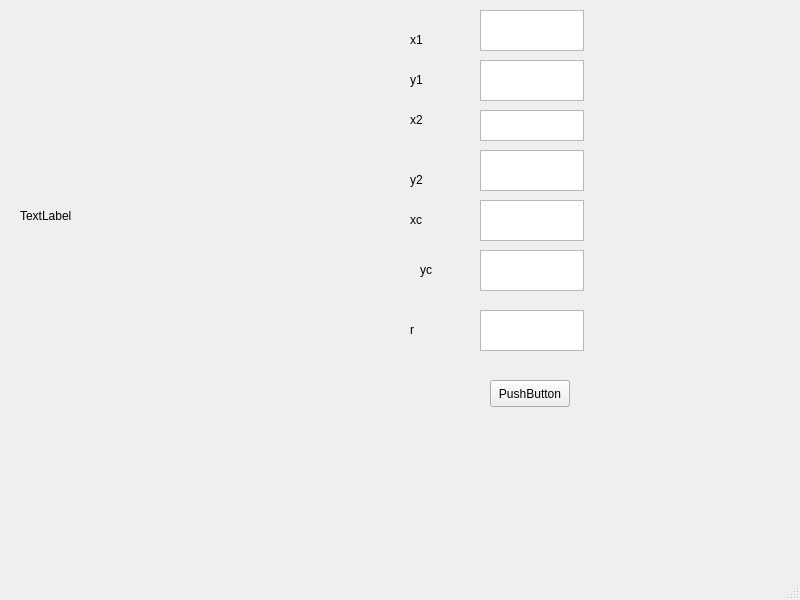
<?xml version="1.0" encoding="UTF-8"?>
<ui version="4.0">
 <class>pixel</class>
 <widget class="QMainWindow" name="pixel">
  <property name="geometry">
   <rect>
    <x>0</x>
    <y>0</y>
    <width>800</width>
    <height>600</height>
   </rect>
  </property>
  <property name="windowTitle">
   <string>pixel</string>
  </property>
  <widget class="QWidget" name="centralwidget">
   <widget class="QLabel" name="label">
    <property name="geometry">
     <rect>
      <x>20</x>
      <y>30</y>
      <width>381</width>
      <height>371</height>
     </rect>
    </property>
    <property name="text">
     <string>TextLabel</string>
    </property>
   </widget>
   <widget class="QLabel" name="label_2">
    <property name="geometry">
     <rect>
      <x>410</x>
      <y>30</y>
      <width>58</width>
      <height>19</height>
     </rect>
    </property>
    <property name="text">
     <string>x1</string>
    </property>
   </widget>
   <widget class="QLabel" name="label_3">
    <property name="geometry">
     <rect>
      <x>410</x>
      <y>70</y>
      <width>58</width>
      <height>19</height>
     </rect>
    </property>
    <property name="text">
     <string>y1</string>
    </property>
   </widget>
   <widget class="QLabel" name="label_4">
    <property name="geometry">
     <rect>
      <x>410</x>
      <y>110</y>
      <width>58</width>
      <height>19</height>
     </rect>
    </property>
    <property name="text">
     <string>x2</string>
    </property>
   </widget>
   <widget class="QLabel" name="label_5">
    <property name="geometry">
     <rect>
      <x>410</x>
      <y>170</y>
      <width>58</width>
      <height>19</height>
     </rect>
    </property>
    <property name="text">
     <string>y2</string>
    </property>
   </widget>
   <widget class="QLabel" name="label_6">
    <property name="geometry">
     <rect>
      <x>410</x>
      <y>210</y>
      <width>58</width>
      <height>19</height>
     </rect>
    </property>
    <property name="text">
     <string>xc</string>
    </property>
   </widget>
   <widget class="QLabel" name="label_7">
    <property name="geometry">
     <rect>
      <x>420</x>
      <y>260</y>
      <width>58</width>
      <height>19</height>
     </rect>
    </property>
    <property name="text">
     <string>yc</string>
    </property>
   </widget>
   <widget class="QLabel" name="label_8">
    <property name="geometry">
     <rect>
      <x>410</x>
      <y>320</y>
      <width>61</width>
      <height>20</height>
     </rect>
    </property>
    <property name="text">
     <string>r</string>
    </property>
   </widget>
   <widget class="QTextEdit" name="textEdit">
    <property name="geometry">
     <rect>
      <x>480</x>
      <y>10</y>
      <width>104</width>
      <height>41</height>
     </rect>
    </property>
   </widget>
   <widget class="QTextEdit" name="textEdit_2">
    <property name="geometry">
     <rect>
      <x>480</x>
      <y>60</y>
      <width>104</width>
      <height>41</height>
     </rect>
    </property>
   </widget>
   <widget class="QTextEdit" name="textEdit_3">
    <property name="geometry">
     <rect>
      <x>480</x>
      <y>110</y>
      <width>104</width>
      <height>31</height>
     </rect>
    </property>
   </widget>
   <widget class="QTextEdit" name="textEdit_4">
    <property name="geometry">
     <rect>
      <x>480</x>
      <y>150</y>
      <width>104</width>
      <height>41</height>
     </rect>
    </property>
   </widget>
   <widget class="QTextEdit" name="textEdit_5">
    <property name="geometry">
     <rect>
      <x>480</x>
      <y>200</y>
      <width>104</width>
      <height>41</height>
     </rect>
    </property>
   </widget>
   <widget class="QTextEdit" name="textEdit_6">
    <property name="geometry">
     <rect>
      <x>480</x>
      <y>250</y>
      <width>104</width>
      <height>41</height>
     </rect>
    </property>
   </widget>
   <widget class="QTextEdit" name="textEdit_7">
    <property name="geometry">
     <rect>
      <x>480</x>
      <y>310</y>
      <width>104</width>
      <height>41</height>
     </rect>
    </property>
   </widget>
   <widget class="QPushButton" name="pushButton">
    <property name="geometry">
     <rect>
      <x>490</x>
      <y>380</y>
      <width>80</width>
      <height>27</height>
     </rect>
    </property>
    <property name="text">
     <string>PushButton</string>
    </property>
   </widget>
  </widget>
  <widget class="QMenuBar" name="menubar">
   <property name="geometry">
    <rect>
     <x>0</x>
     <y>0</y>
     <width>800</width>
     <height>24</height>
    </rect>
   </property>
  </widget>
  <widget class="QStatusBar" name="statusbar"/>
 </widget>
 <resources/>
 <connections/>
</ui>
